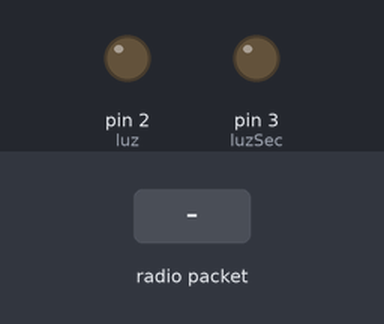
A sketch run on a simulated Arduino Uno, built with avr-gcc and run on an emulated ATmega328P. Parts: output pins drawn as LEDs (lit = HIGH). The test bench sets the inputs (shaded band). No radio packets arrive unless stated.

Above: at 1.2 s.
1.3 s: radio packet "a" arrives
At 2.5 s:
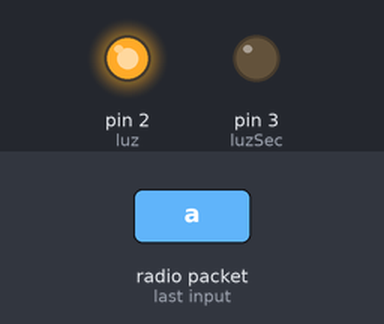
2.8 s: radio packet "c" arrives
At 3.8 s:
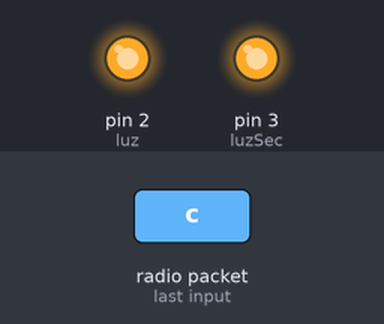
4.3 s: radio packet "b" arrives
At 5.0 s:
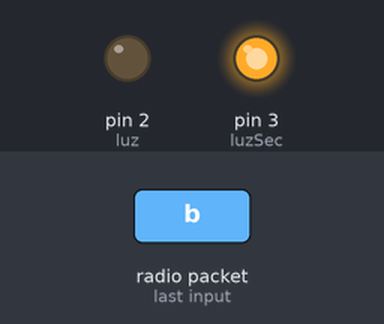
5.8 s: radio packet "d" arrives
At 6.2 s:
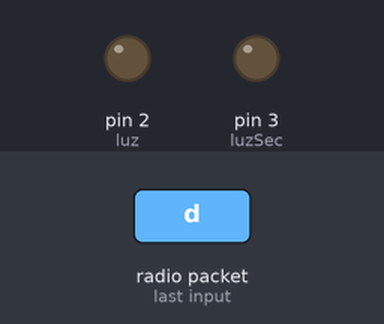
Timing chart, 0 to 8.3 s (numbered marks = the images above; inputs shaded):
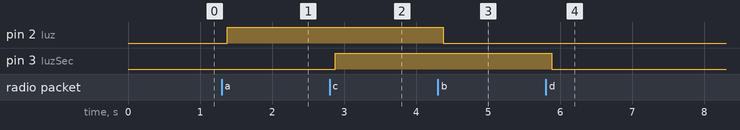

The sketch:

DomoRoom_Receptor.ino
```cpp
#include <VirtualWire.h>

int luz = 2;
int luzSec = 3;

void setup() {
  pinMode(luz, OUTPUT);
  pinMode(luzSec, OUTPUT);
  Serial.begin(9600);

  vw_set_rx_pin(12);          // Configura el pin 12 como TX
  vw_setup(4000);
  vw_rx_start();

}

void loop()
{
    uint8_t buf[VW_MAX_MESSAGE_LEN]; //Almacenar en buffer los datos recibidos
    uint8_t buflen = VW_MAX_MESSAGE_LEN; //Determina el numero de caracteres recibidos
    if (vw_get_message(buf, &buflen)) // Si hay un mensaje recibido ejecuta...
    {
	int i;
	for (i = 0; i < buflen; i++)  //rutina para impresion del mensaje recibido
	{
            char c = (buf[i]); // guarda el caracter recibido para despues imprimirlo
            if (c == 'a')
              digitalWrite(luz, HIGH);
            if (c == 'b')
              digitalWrite(luz, LOW);
            if (c == 'c')
              digitalWrite(luzSec, HIGH);
            if (c == 'd')
              digitalWrite(luzSec, LOW);

	}
    }
delay(125);                 // Pausa antes repetir el ciclo
}
```

Measured:
- after the input at 1.3 s, pin 2 (luz): LOW → HIGH after 0.08 s
- after the input at 2.8 s, pin 3 (luzSec): LOW → HIGH after 0.08 s
- after the input at 4.3 s, pin 2 (luz): HIGH → LOW after 0.08 s
- after the input at 5.8 s, pin 3 (luzSec): HIGH → LOW after 0.08 s
